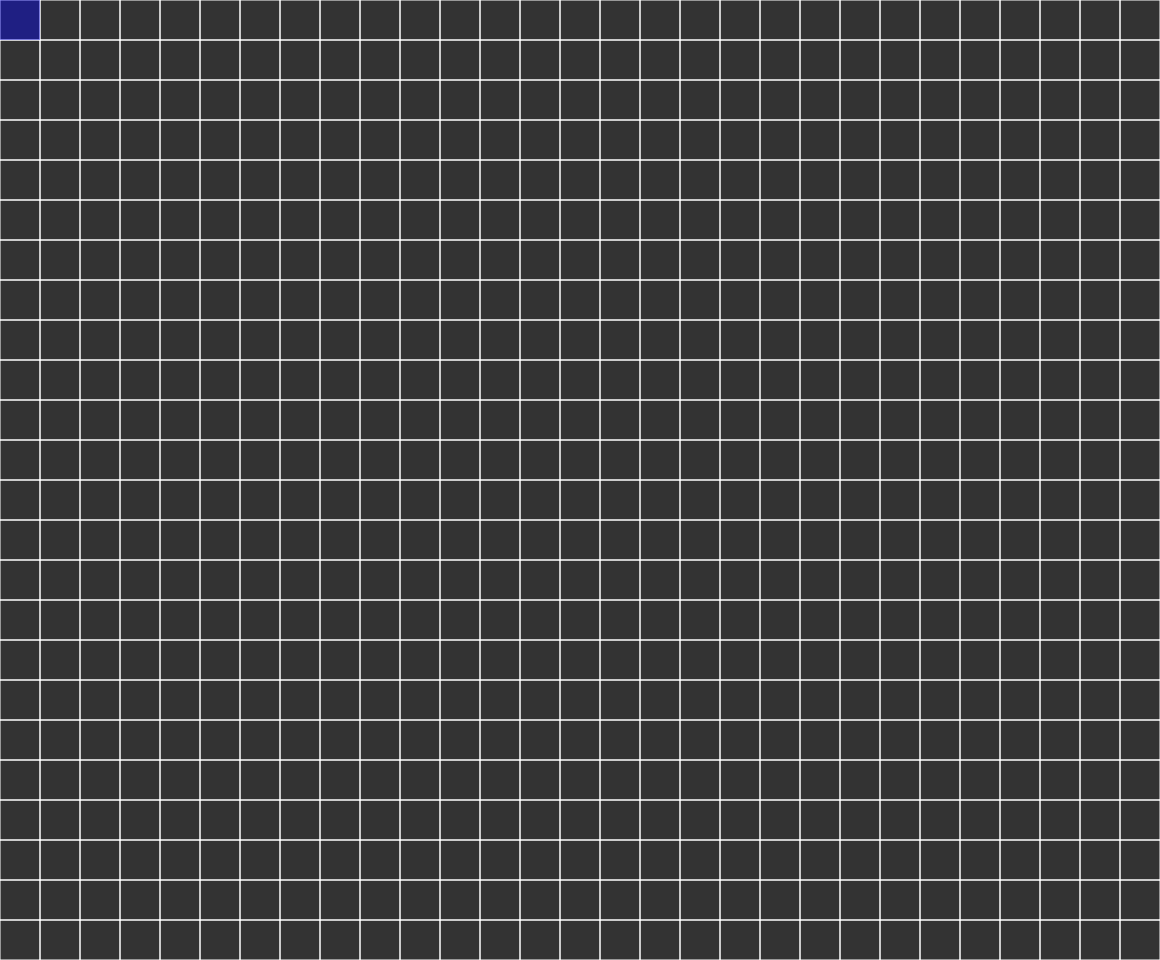
Frame 1 (no input)
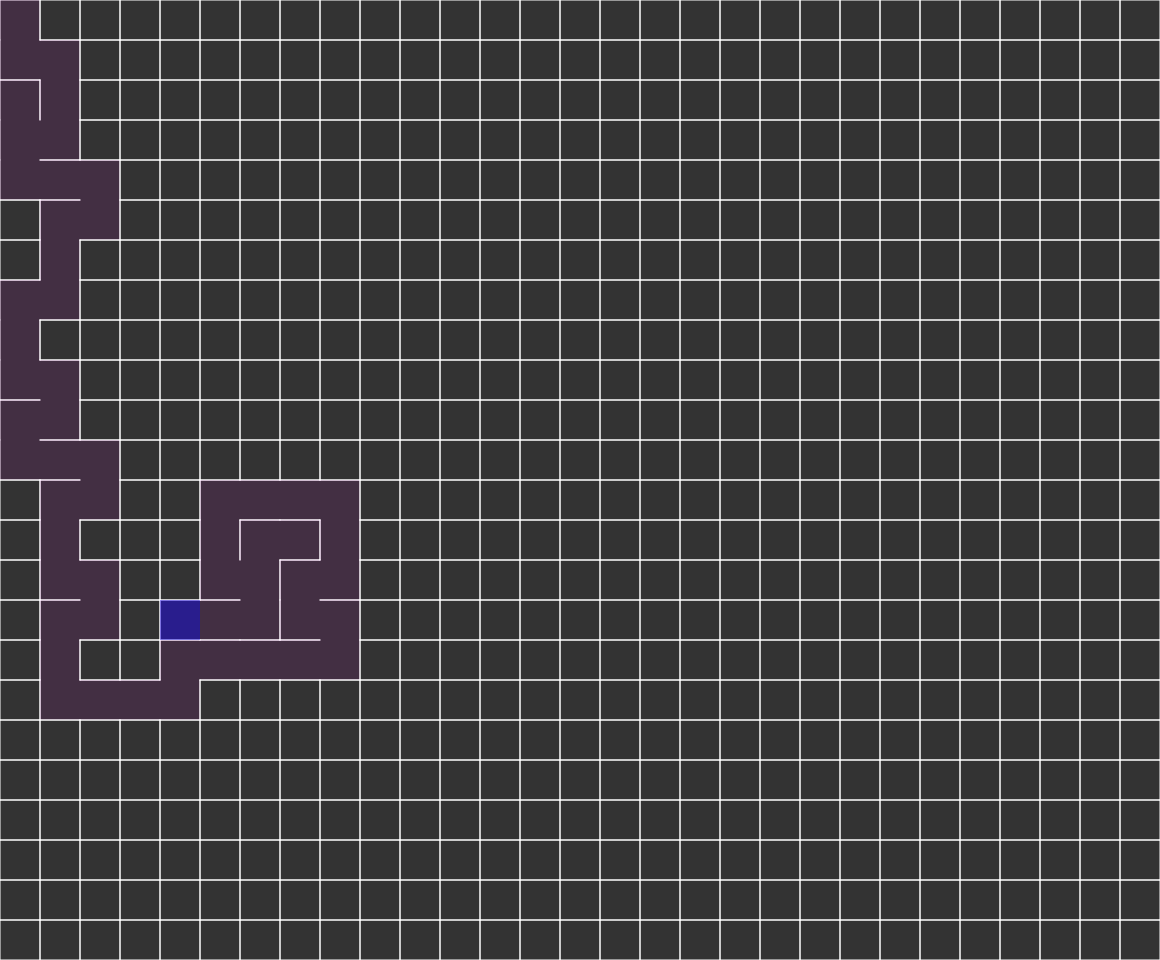
Frame 60 (no input)
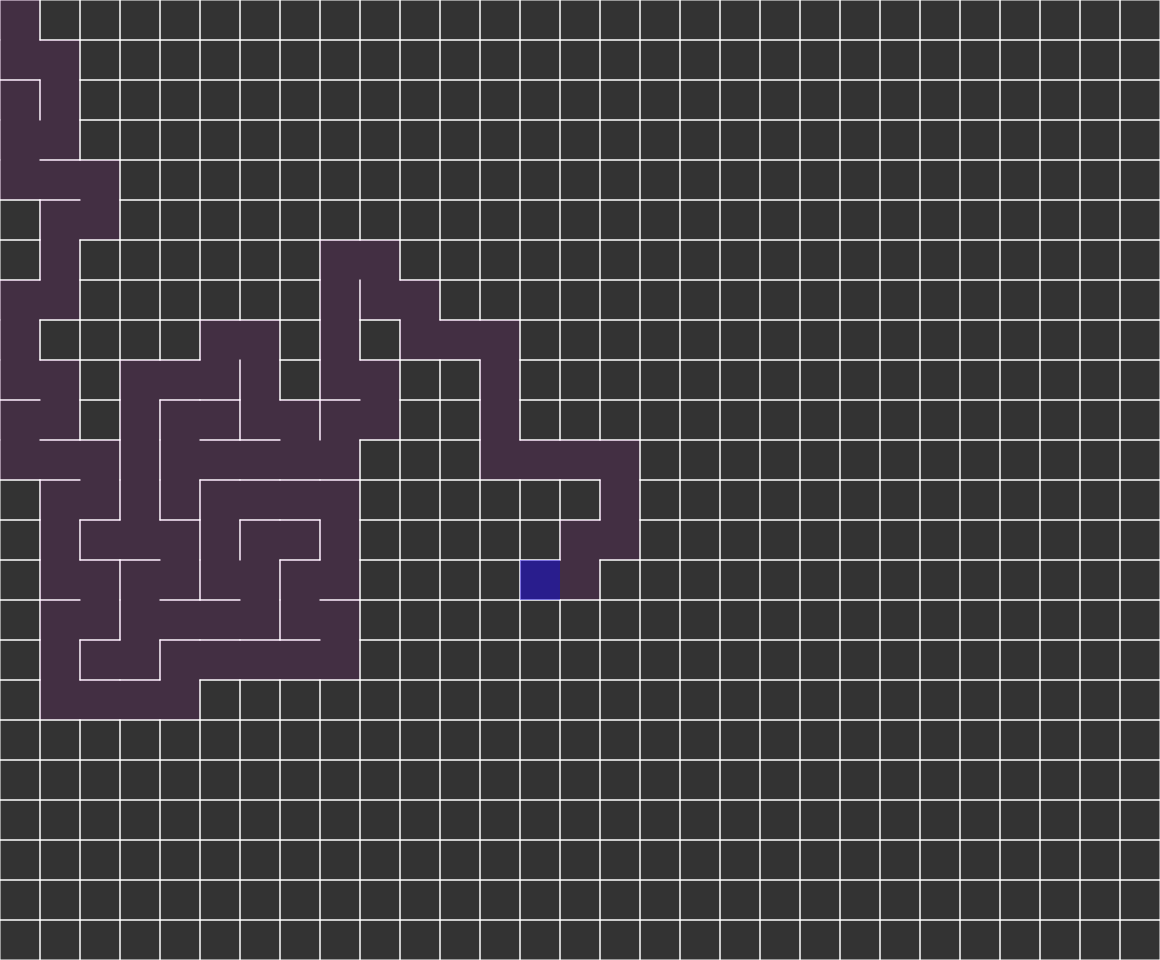
Frame 120 (the mouse pressed at the canvas centre since frame 60)

The p5.js sketch that drew these frames (run headless with seeded random() and noise() and a simulated clock; from frame 60 on, the mouse is pressed at the canvas centre):

// p5.js sketch
// ── sketch.js
// Generated by CoffeeScript 1.10.0
var Cell, cols, current, draw, grid, index, removeWalls, round_, rows, setup, stack, w;

cols = 0;

rows = 0;

w = 40;

grid = [];

stack = [];

current = null;

round_ = function(x, n) {
  var a;
  a = floor(x / n) * n;
  return a;
};

setup = function() {
  var cell, i, j, k, l, ref, ref1;
  createCanvas(round_(windowWidth - 10, w), round_(windowHeight - 10, w));
  cols = floor(width / w);
  rows = floor(height / w);
  for (j = k = 0, ref = rows; 0 <= ref ? k < ref : k > ref; j = 0 <= ref ? ++k : --k) {
    for (i = l = 0, ref1 = cols; 0 <= ref1 ? l < ref1 : l > ref1; i = 0 <= ref1 ? ++l : --l) {
      cell = new Cell(i, j);
      grid.push(cell);
    }
  }
  return current = grid[0];
};

draw = function() {
  var cell, k, len, n;
  background(51);
  for (k = 0, len = grid.length; k < len; k++) {
    cell = grid[k];
    cell.show();
  }
  current.visited = true;
  current.highlight();
  n = current.checkNeighbors();
  if (n !== void 0) {
    n.visited = true;
    stack.push(current);
    removeWalls(current, n);
    return current = n;
  } else if (stack !== []) {
    return current = stack.pop();
  }
};

index = function(i, j) {
  if (i < 0 || j < 0 || i > cols - 1 || j > rows - 1) {
    return -1;
  }
  return i + j * cols;
};

Cell = (function() {
  function Cell(i1, j1) {
    this.i = i1;
    this.j = j1;
    this.walls = [true, true, true, true];
    this.visited = false;
  }

  Cell.prototype.checkNeighbors = function() {
    var bottom, k, left, len, n, neighbors, r, ref, right, top;
    neighbors = [];
    top = grid[index(this.i, this.j - 1)];
    right = grid[index(this.i + 1, this.j)];
    bottom = grid[index(this.i, this.j + 1)];
    left = grid[index(this.i - 1, this.j)];
    ref = [top, right, bottom, left];
    for (k = 0, len = ref.length; k < len; k++) {
      n = ref[k];
      if (n && !n.visited) {
        neighbors.push(n);
      }
    }
    if (neighbors) {
      r = floor(random(0, neighbors.length));
      return neighbors[r];
    } else {
      return void 0;
    }
  };

  Cell.prototype.show = function() {
    var x, y;
    x = this.i * w;
    y = this.j * w;
    stroke(255);
    if (this.walls[0]) {
      line(x, y, x + w, y);
    }
    if (this.walls[1]) {
      line(x + w, y, x + w, y + w);
    }
    if (this.walls[2]) {
      line(x + w, y + w, x, y + w);
    }
    if (this.walls[3]) {
      line(x, y + w, x, y);
    }
    if (this.visited) {
      noStroke();
      fill(255, 0, 255, 20);
      return rect(x, y, w, w);
    }
  };

  Cell.prototype.highlight = function() {
    var x, y;
    x = this.i * w;
    y = this.j * w;
    noStroke();
    fill(0, 0, 255, 100);
    return rect(x, y, w, w);
  };

  return Cell;

})();

removeWalls = function(a, b) {
  var x, y;
  x = a.i - b.i;
  y = a.j - b.j;
  if (x === 1) {
    a.walls[3] = false;
    b.walls[1] = false;
  }
  if (x === -1) {
    a.walls[1] = false;
    b.walls[3] = false;
  }
  if (y === 1) {
    a.walls[0] = false;
    b.walls[2] = false;
  }
  if (y === -1) {
    a.walls[2] = false;
    return b.walls[0] = false;
  }
};
